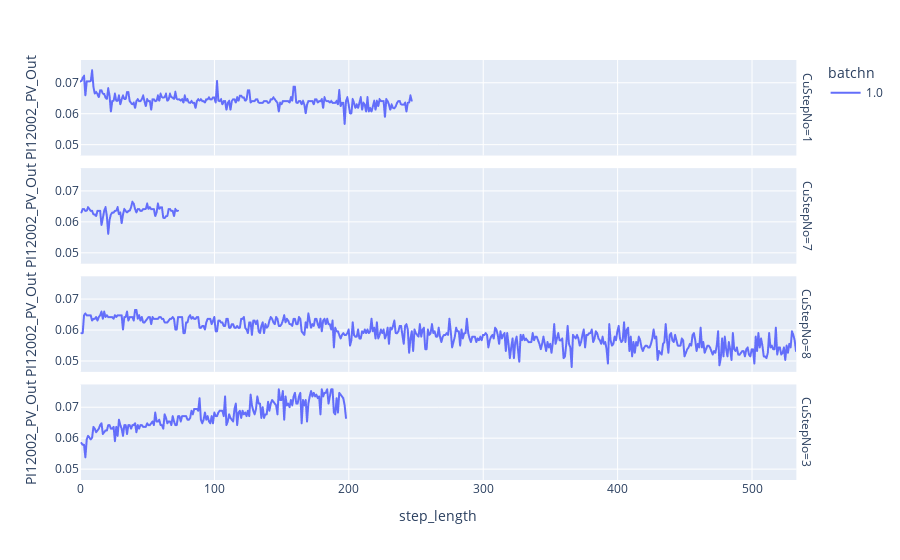

The notebook cell this image was saved under:
### Code cell
import matplotlib.pyplot as plt

#a["timestamp"] = a["timestamp"].dt.total_seconds()

import plotly.express as px

px.line(a[(a.batchn == 1)], 
        x = "step_length", 
        y = "PI12002_PV_Out", color = "batchn",
       facet_row = "CuStepNo")

### Figure 1 — Plotly figure (JSON) as saved in the notebook; plotly's stock layout.template omitted (floating-point values rounded to 4 significant figures; data arrays with more than 128 entries replaced by an {"elided": "..."} marker saying what was removed)
{"data": [{"hovertemplate": "batchn=1.0<br>CuStepNo=1<br>step_length=%{x}<br>PI12002_PV_Out=%{y}<extra></extra>", "legendgroup": "1.0", "line": {"color": "#636efa", "dash": "solid"}, "marker": {"symbol": "circle"}, "mode": "lines", "name": "1.0", "showlegend": true, "type": "scattergl", "x": {"elided": "248 int values"}, "xaxis": "x4", "y": {"elided": "248 float values"}, "yaxis": "y4"}, {"hovertemplate": "batchn=1.0<br>CuStepNo=7<br>step_length=%{x}<br>PI12002_PV_Out=%{y}<extra></extra>", "legendgroup": "1.0", "line": {"color": "#636efa", "dash": "solid"}, "marker": {"symbol": "circle"}, "mode": "lines", "name": "1.0", "showlegend": false, "type": "scattergl", "x": [1, 2, 3, 4, 5, 6, 7, 8, 9, 10, 11, 12, 13, 14, 15, 16, 17, 18, 19, 20, 21, 22, 23, 24, 25, 26, 27, 28, 29, 30, 31, 32, 33, 34, 35, 36, 37, 38, 39, 40, 41, 42, 43, 44, 45, 46, 47, 48, 49, 50, 51, 52, 53, 54, 55, 56, 57, 58, 59, 60, 61, 62, 63, 64, 65, 66, 67, 68, 69, 70, 71, 72, 73], "xaxis": "x3", "y": [0.06308, 0.06424, 0.06424, 0.06366, 0.06366, 0.06481, 0.06424, 0.06366, 0.06366, 0.0625, 0.0625, 0.06192, 0.06366, 0.06366, 0.06366, 0.05903, 0.06134, 0.06366, 0.06481, 0.06192, 0.05613, 0.06076, 0.0625, 0.06308, 0.06308, 0.06366, 0.06366, 0.06481, 0.0625, 0.06308, 0.05961, 0.0625, 0.06424, 0.06366, 0.06308, 0.06366, 0.06366, 0.06481, 0.06655, 0.06597, 0.06424, 0.06308, 0.06424, 0.06424, 0.06366, 0.06366, 0.06424, 0.06424, 0.06424, 0.06597, 0.06424, 0.06481, 0.06424, 0.06424, 0.06424, 0.06192, 0.06308, 0.06597, 0.06424, 0.06481, 0.06481, 0.06134, 0.06134, 0.06192, 0.06192, 0.06424, 0.06424, 0.06366, 0.06366, 0.06192, 0.06424, 0.06366, 0.06366], "yaxis": "y3"}, {"hovertemplate": "batchn=1.0<br>CuStepNo=8<br>step_length=%{x}<br>PI12002_PV_Out=%{y}<extra></extra>", "legendgroup": "1.0", "line": {"color": "#636efa", "dash": "solid"}, "marker": {"symbol": "circle"}, "mode": "lines", "name": "1.0", "showlegend": false, "type": "scattergl", "x": {"elided": "533 int values"}, "xaxis": "x2", "y": {"elided": "533 float values"}, "yaxis": "y2"}, {"hovertemplate": "batchn=1.0<br>CuStepNo=3<br>step_length=%{x}<br>PI12002_PV_Out=%{y}<extra></extra>", "legendgroup": "1.0", "line": {"color": "#636efa", "dash": "solid"}, "marker": {"symbol": "circle"}, "mode": "lines", "name": "1.0", "showlegend": false, "type": "scattergl", "x": {"elided": "198 int values"}, "xaxis": "x", "y": {"elided": "198 float values"}, "yaxis": "y"}], "layout": {"annotations": [{"font": {}, "showarrow": false, "text": "CuStepNo=3", "textangle": 90, "x": 0.98, "xanchor": "left", "xref": "paper", "y": 0.1138, "yanchor": "middle", "yref": "paper"}, {"font": {}, "showarrow": false, "text": "CuStepNo=8", "textangle": 90, "x": 0.98, "xanchor": "left", "xref": "paper", "y": 0.3712, "yanchor": "middle", "yref": "paper"}, {"font": {}, "showarrow": false, "text": "CuStepNo=7", "textangle": 90, "x": 0.98, "xanchor": "left", "xref": "paper", "y": 0.6288, "yanchor": "middle", "yref": "paper"}, {"font": {}, "showarrow": false, "text": "CuStepNo=1", "textangle": 90, "x": 0.98, "xanchor": "left", "xref": "paper", "y": 0.8862, "yanchor": "middle", "yref": "paper"}], "legend": {"title": {"text": "batchn"}, "tracegroupgap": 0}, "margin": {"t": 60}, "xaxis": {"anchor": "y", "domain": [0, 0.98], "title": {"text": "step_length"}}, "xaxis2": {"anchor": "y2", "domain": [0, 0.98], "matches": "x", "showticklabels": false}, "xaxis3": {"anchor": "y3", "domain": [0, 0.98], "matches": "x", "showticklabels": false}, "xaxis4": {"anchor": "y4", "domain": [0, 0.98], "matches": "x", "showticklabels": false}, "yaxis": {"anchor": "x", "domain": [0, 0.2275], "title": {"text": "PI12002_PV_Out"}}, "yaxis2": {"anchor": "x2", "domain": [0.2575, 0.485], "matches": "y", "title": {"text": "PI12002_PV_Out"}}, "yaxis3": {"anchor": "x3", "domain": [0.515, 0.7425], "matches": "y", "title": {"text": "PI12002_PV_Out"}}, "yaxis4": {"anchor": "x4", "domain": [0.7725, 1], "matches": "y", "title": {"text": "PI12002_PV_Out"}}}}
